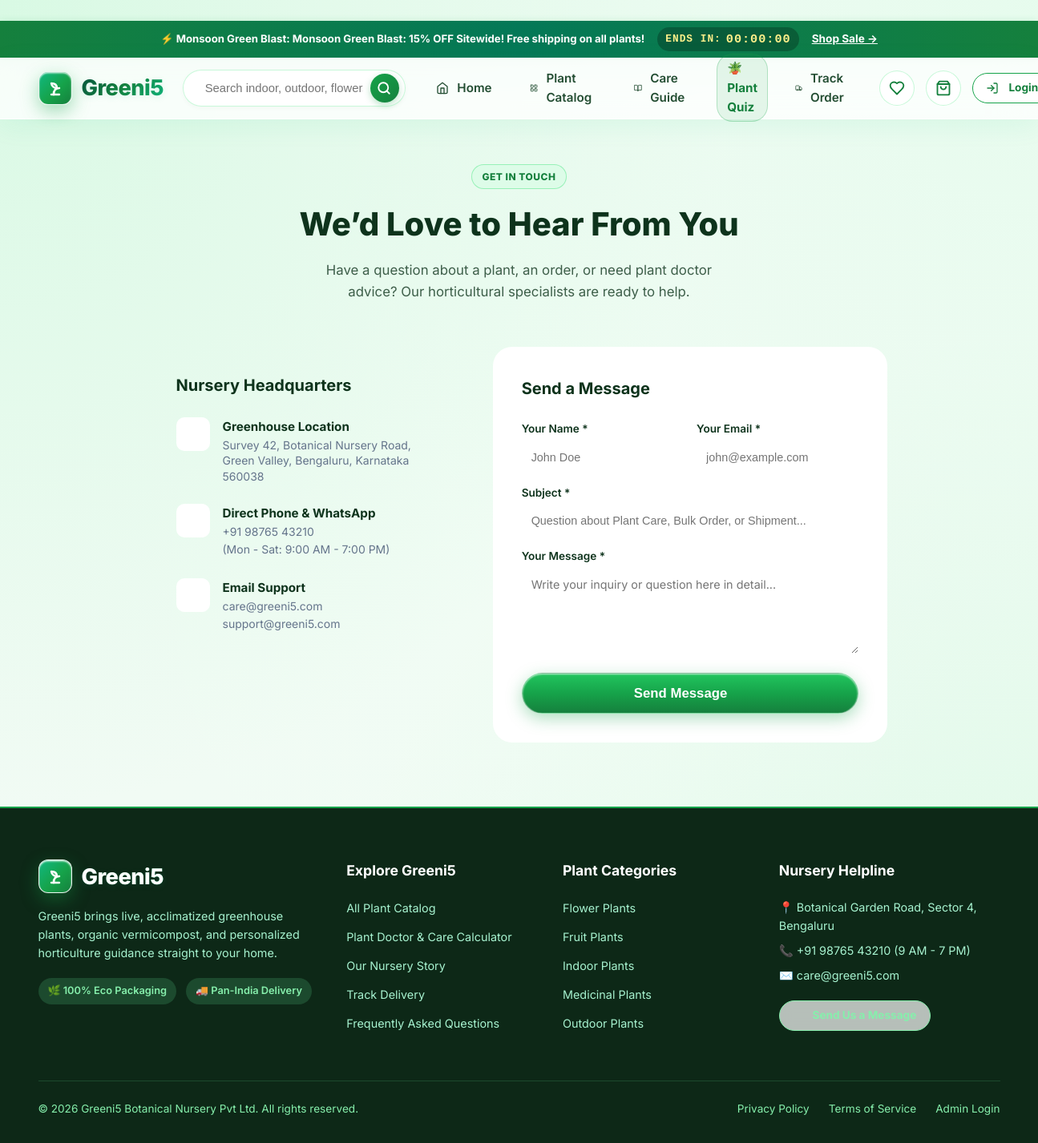
The app's page /contact with its own data.
### tables this page shows
CREATE TABLE flash_sales (
        id INTEGER PRIMARY KEY AUTOINCREMENT,
        title TEXT NOT NULL,
        discount_pct REAL NOT NULL,
        starts_at TIMESTAMP,
        ends_at TIMESTAMP NOT NULL,
        banner_text TEXT,
        is_active INTEGER DEFAULT 1,
        created_at TIMESTAMP DEFAULT CURRENT_TIMESTAMP
    );

CREATE TABLE categories (
    id INTEGER PRIMARY KEY AUTOINCREMENT,
    name TEXT NOT NULL UNIQUE,
    slug TEXT NOT NULL UNIQUE,
    description TEXT,
    icon TEXT,
    image_url TEXT
);

### app.py (the view, shortened to what this page needs)
@app.route('/contact', methods=['GET', 'POST'])
def contact():
    return render_template('contact.html')

### database.py (called while the page is built)
def get_db():
    db = getattr(g, '_database', None)
    if db is None:
        db = g._database = sqlite3.connect(DATABASE)
        db.row_factory = sqlite3.Row
        db.execute('PRAGMA foreign_keys = ON;')
    return db

def query_db(query, args=(), one=False):
    cur = get_db().execute(query, args)
    rv = cur.fetchall()
    cur.close()
    return (rv[0] if rv else None) if one else rv

### templates/contact.html (shortened to what this page needs)
﻿{% extends "base.html" %}
{% block content %}
<div class="container" style="padding-top: 3.5rem; padding-bottom: 5rem; max-width: 960px;">
  <div style="text-align: center; margin-bottom: 3.5rem;">
    <span class="badge badge-stock-in" style="margin-bottom: 0.75rem;">Get In Touch</span>
    <h1 style="font-size: 2.5rem; font-weight: 800; color: var(--text-main); margin-bottom: 0.75rem;">
      We’d Love to Hear From You
    </h1>
    <p style="color: var(--text-muted); font-size: 1.05rem; max-width: 540px; margin: 0 auto;">
      Have a question about a plant, an order, or need plant doctor advice? Our horticultural specialists are ready to help.
    </p>
  </div>
  <div style="display: grid; grid-template-columns: 1fr 1.3fr; gap: 3rem; align-items: start;">
    <div style="background: var(--bg-surface-alt); border: 1px solid var(--border); border-radius: var(--radius-lg); padding: 2rem;">
      <h3 style="font-size: 1.25rem; font-weight: 700; color: var(--text-main); margin-bottom: 1.5rem;">Nursery Headquarters</h3>
      <div style="display: flex; flex-direction: column; gap: 1.5rem;">
        <div style="display: flex; gap: 1rem;">
          <div style="width: 42px; height: 42px; border-radius: 10px; background: #ffffff; color: var(--primary); display: flex; align-items: center; justify-content: center; box-shadow: var(--shadow-sm); flex-shrink: 0;">
          </div>
          <div>
            <h4 style="font-size: 0.95rem; font-weight: 700;">Greenhouse Location</h4>
            <p style="font-size: 0.875rem; color: #64748b; line-height: 1.4;">Survey 42, Botanical Nursery Road, Green Valley, Bengaluru, Karnataka 560038</p>
          </div>
        </div>
        <div style="display: flex; gap: 1rem;">
          <div style="width: 42px; height: 42px; border-radius: 10px; background: #ffffff; color: var(--primary); display: flex; align-items: center; justify-content: center; box-shadow: var(--shadow-sm); flex-shrink: 0;">
          </div>
          <div>
            <h4 style="font-size: 0.95rem; font-weight: 700;">Direct Phone & WhatsApp</h4>
            <p style="font-size: 0.875rem; color: #64748b;">+91 98765 43210<br>(Mon - Sat: 9:00 AM - 7:00 PM)</p>
          </div>
        </div>
        <div style="display: flex; gap: 1rem;">
          <div style="width: 42px; height: 42px; border-radius: 10px; background: #ffffff; color: var(--primary); display: flex; align-items: center; justify-content: center; box-shadow: var(--shadow-sm); flex-shrink: 0;">
          </div>
          <div>
            <h4 style="font-size: 0.95rem; font-weight: 700;">Email Support</h4>
            <p style="font-size: 0.875rem; color: #64748b;">care@greeni5.com<br>support@greeni5.com</p>
          </div>
        </div>
      </div>
    </div>
    <div style="background: #ffffff; border: 1px solid var(--border); border-radius: var(--radius-lg); padding: 2.25rem; box-shadow: var(--shadow-sm);">
      <h3 style="font-size: 1.25rem; font-weight: 700; color: var(--text-main); margin-bottom: 1.5rem;">Send a Message</h3>
      <form action="{{ url_for('contact') }}" method="POST">
        <div style="display: grid; grid-template-columns: 1fr 1fr; gap: 1rem; margin-bottom: 1rem;">
          <div>
            <label style="display: block; font-size: 0.85rem; font-weight: 600; margin-bottom: 0.35rem;">Your Name *</label>
            <input type="text" name="name" required placeholder="John Doe" style="width: 100%; padding: 10px 12px; border: 1px solid var(--border); border-radius: 8px; font-size: 0.9rem;">
          </div>
          <div>
            <label style="display: block; font-size: 0.85rem; font-weight: 600; margin-bottom: 0.35rem;">Your Email *</label>
            <input type="email" name="email" required placeholder="john@example.com" style="width: 100%; padding: 10px 12px; border: 1px solid var(--border); border-radius: 8px; font-size: 0.9rem;">
          </div>
        </div>
        <div style="margin-bottom: 1rem;">
          <label style="display: block; font-size: 0.85rem; font-weight: 600; margin-bottom: 0.35rem;">Subject *</label>
          <input type="text" name="subject" required placeholder="Question about Plant Care, Bulk Order, or Shipment..." style="width: 100%; padding: 10px 12px; border: 1px solid var(--border); border-radius: 8px; font-size: 0.9rem;">
        </div>
        <div style="margin-bottom: 1.5rem;">
          <label style="display: block; font-size: 0.85rem; font-weight: 600; margin-bottom: 0.35rem;">Your Message *</label>
          <textarea name="message" rows="5" required placeholder="Write your inquiry or question here in detail..." style="width: 100%; padding: 10px 12px; border: 1px solid var(--border); border-radius: 8px; font-size: 0.9rem; font-family: inherit;"></textarea>
        </div>
        <button type="submit" class="btn btn-primary btn-lg btn-block">
          Send Message
        </button>
      </form>
    </div>
  </div>
</div>
{% endblock %}

### templates/base.html (shortened to what this page needs)
<!DOCTYPE html>
<html lang="en">
<head>
  <link rel="stylesheet" href="{{ url_for('static', filename='css/style.css') }}">
</head>
<body>
  {% if active_flash_sale %}
    <div class="top-notice-bar" style="background: linear-gradient(90deg, #15803d, #047857, #15803d); color: #ffffff; padding: 8px 1rem; font-weight: 700; display: flex; justify-content: center; align-items: center; gap: 1rem; flex-wrap: wrap;">
      <span>⚡ <strong>{{ active_flash_sale.title }}:</strong> {{ active_flash_sale.banner_text or (active_flash_sale.discount_pct ~ '% OFF Sitewide!') }}</span>
      <div style="background: rgba(0,0,0,0.25); padding: 3px 10px; border-radius: 20px; font-family: monospace; font-size: 0.95rem; letter-spacing: 1px; color: #fef08a; display: inline-flex; align-items: center; gap: 6px;">
        <span style="font-size: 0.8rem; text-transform: uppercase;">Ends In:</span>
        <span id="flash-sale-timer" data-endtime="{{ active_flash_sale.ends_at }}">00:00:00</span>
      </div>
      <a href="{{ url_for('catalog') }}" style="color: #ffffff; text-decoration: underline; font-size: 0.85rem;">Shop Sale &rarr;</a>
    </div>
  {% else %}
    <div class="top-notice-bar">
      <span>🌿 Nature Delivered Fresh • <span class="highlight">FREE Shipping</span> on orders over ₹999</span>
      <span>•</span>
      <span>7-Day Safe Replacement Guarantee</span>
    </div>
  {% endif %}
  <header class="main-header">
    <div class="container">
      <div class="nav-row">
        <a href="{{ url_for('index') }}" class="brand-logo">
          <div class="leaf-icon">
            <svg width="24" height="24" viewBox="0 0 24 24" fill="none" stroke="#ffffff" stroke-width="2.4" stroke-linecap="round" stroke-linejoin="round">
              <path d="M7 20h10"/>
              <path d="M10 20c0-4.4 2-8 7-8"/>
              <path d="M14 12c-3.5 0-6.5-2.5-7-6 4 0 7 2 7 6Z" fill="rgba(255,255,255,0.25)"/>
              <path d="M10 20v-3"/>
            </svg>
          </div>
          <span>Greeni5</span>
        </a>
        <div class="search-box-wrap">
          <form action="{{ url_for('catalog') }}" method="GET">
            <input type="text" name="search" placeholder="Search indoor, outdoor, flowers, medicinal..." value="{{ request.args.get('search', '') }}">
            <button type="submit" aria-label="Search">
              <svg width="18" height="18" viewBox="0 0 24 24" fill="none" stroke="#ffffff" stroke-width="2.5" stroke-linecap="round" stroke-linejoin="round">
                <circle cx="11" cy="11" r="8"></circle>
                <line x1="21" y1="21" x2="16.65" y2="16.65"></line>
              </svg>
            </button>
          </form>
        </div>
        <ul class="nav-links">
          <li>
            <a href="{{ url_for('index') }}" class="{{ 'active' if request.endpoint == 'index' else '' }}">
              <svg width="16" height="16" viewBox="0 0 24 24" fill="none" stroke="currentColor" stroke-width="2" stroke-linecap="round" stroke-linejoin="round" style="vertical-align: -2px; margin-right: 4px;"><path d="m3 9 9-7 9 7v11a2 2 0 0 1-2 2H5a2 2 0 0 1-2-2z"></path><polyline points="9 22 9 12 15 12 15 22"></polyline></svg> Home
            </a>
          </li>
          <li>
            <a href="{{ url_for('catalog') }}" class="{{ 'active' if request.endpoint == 'catalog' else '' }}">
              Plant Catalog
            </a>
          </li>
          <li>
            <a href="{{ url_for('care_tips') }}" class="{{ 'active' if request.endpoint == 'care_tips' else '' }}">
              <svg width="16" height="16" viewBox="0 0 24 24" fill="none" stroke="currentColor" stroke-width="2" stroke-linecap="round" stroke-linejoin="round" style="vertical-align: -2px; margin-right: 4px;"><path d="M2 3h6a4 4 0 0 1 4 4v14a3 3 0 0 0-3-3H2z"></path><path d="M22 3h-6a4 4 0 0 0-4 4v14a3 3 0 0 1 3-3h7z"></path></svg> Care Guide
            </a>
          </li>
          <li>
            <a href="{{ url_for('plant_quiz') }}" class="{{ 'active' if request.endpoint == 'plant_quiz' else '' }}" style="background: rgba(22, 163, 74, 0.1); border: 1px solid rgba(22, 163, 74, 0.25); border-radius: 20px; padding: 5px 12px; color: #15803d; font-weight: 700;">
              <span>🪴 Plant Quiz</span>
            </a>
          </li>
          <li>
            <a href="{{ url_for('track_lookup') }}" class="{{ 'active' if request.endpoint in ['track_lookup', 'order_tracking'] else '' }}">
              Track Order
            </a>
          </li>
        </ul>
        <div class="nav-actions">
          <a href="{{ url_for('catalog') }}#wishlist" class="icon-badge-btn" id="wishlist-nav-btn" title="Saved Plants / Wishlist">
            <svg width="20" height="20" viewBox="0 0 24 24" fill="none" stroke="#15803d" stroke-width="2.2" stroke-linecap="round" stroke-linejoin="round">
              <path d="M19 14c1.49-1.46 3-3.21 3-5.5A5.5 5.5 0 0 0 16.5 3c-1.76 0-3 .5-4.5 2-1.5-1.5-2.74-2-4.5-2A5.5 5.5 0 0 0 2 8.5c0 2.3 1.5 4.05 3 5.5l7 7Z"></path>
            </svg>
          </a>
          <a href="{{ url_for('cart') }}" class="icon-badge-btn" title="View Shopping Cart">
            <svg width="20" height="20" viewBox="0 0 24 24" fill="none" stroke="#15803d" stroke-width="2.2" stroke-linecap="round" stroke-linejoin="round">
              <path d="M6 2 3 6v14a2 2 0 0 0 2 2h14a2 2 0 0 0 2-2V6l-3-4Z"></path>
              <line x1="3" y1="6" x2="21" y2="6"></line>
              <path d="M16 10a4 4 0 0 1-8 0"></path>
            </svg>
          </a>
          {% if current_user %}
            <div class="user-menu-wrap">
              <button class="user-menu-btn" type="button">
                <svg width="18" height="18" viewBox="0 0 24 24" fill="none" stroke="currentColor" stroke-width="2" stroke-linecap="round" stroke-linejoin="round">
                  <path d="M19 21v-2a4 4 0 0 0-4-4H9a4 4 0 0 0-4 4v2"></path>
                  <circle cx="12" cy="7" r="4"></circle>
                </svg>
                <span>{{ current_user.name.split()[0] }}</span>
                <svg width="14" height="14" viewBox="0 0 24 24" fill="none" stroke="currentColor" stroke-width="2.5" stroke-linecap="round" stroke-linejoin="round">
                  <polyline points="6 9 12 15 18 9"></polyline>
                </svg>
              </button>
              <div class="dropdown-menu">
                {% if current_user.role == 'admin' %}
                  <a href="{{ url_for('admin_dashboard') }}"><i data-lucide="layout-dashboard" style="width: 16px;"></i> Admin Portal</a>
                {% endif %}
                <a href="{{ url_for('dashboard') }}"><i data-lucide="user-check" style="width: 16px;"></i> My Dashboard</a>
                <a href="{{ url_for('dashboard') }}#orders"><i data-lucide="package" style="width: 16px;"></i> Order History</a>
                <hr style="border: 0; border-top: 1px solid var(--border); margin: 4px 0;">
                <a href="{{ url_for('logout') }}" style="color: #dc2626;"><i data-lucide="log-out" style="width: 16px;"></i> Logout</a>
              </div>
            </div>
          {% else %}
            <a href="{{ url_for('login') }}" class="btn btn-outline btn-sm">
              Login
            </a>
          {% endif %}
        </div>
      </div>
    </div>
  </header>
  <main style="flex: 1;">
    {% block content %}{% endblock %}
  </main>
  <footer class="main-footer">
    <div class="container">
      <div class="footer-grid">
        <div class="footer-col">
          <div class="brand-logo" style="color: #ffffff; margin-bottom: 1rem;">
            <div class="leaf-icon">
              <svg width="24" height="24" viewBox="0 0 24 24" fill="none" stroke="#ffffff" stroke-width="2.4" stroke-linecap="round" stroke-linejoin="round">
                <path d="M7 20h10"/>
                <path d="M10 20c0-4.4 2-8 7-8"/>
                <path d="M14 12c-3.5 0-6.5-2.5-7-6 4 0 7 2 7 6Z" fill="rgba(255,255,255,0.25)"/>
                <path d="M10 20v-3"/>
              </svg>
            </div>
            <span style="color: #ffffff; -webkit-text-fill-color: #ffffff;">Greeni5</span>
          </div>
          <p style="color: #a7f3d0; font-size: 0.9rem; margin-bottom: 1.25rem;">
            Greeni5 brings live, acclimatized greenhouse plants, organic vermicompost, and personalized horticulture guidance straight to your home.
          </p>
          <div style="display: flex; gap: 0.75rem;">
            <span style="background: #1c4a2e; color: #86efac; padding: 6px 12px; border-radius: 20px; font-size: 0.8rem; font-weight: 600;">🌿 100% Eco Packaging</span>
            <span style="background: #1c4a2e; color: #86efac; padding: 6px 12px; border-radius: 20px; font-size: 0.8rem; font-weight: 600;">🚚 Pan-India Delivery</span>
          </div>
        </div>
        <div class="footer-col">
          <h4>Explore Greeni5</h4>
          <ul class="footer-links">
            <li><a href="{{ url_for('catalog') }}">All Plant Catalog</a></li>
            <li><a href="{{ url_for('care_tips') }}">Plant Doctor & Care Calculator</a></li>
            <li><a href="{{ url_for('about') }}">Our Nursery Story</a></li>
            <li><a href="{{ url_for('track_lookup') }}">Track Delivery</a></li>
            <li><a href="{{ url_for('faq') }}">Frequently Asked Questions</a></li>
          </ul>
        </div>
        <div class="footer-col">
          <h4>Plant Categories</h4>
          <ul class="footer-links">
            {% for cat in nav_categories %}
              <li><a href="{{ url_for('catalog', category=cat.slug) }}">{{ cat.name }}</a></li>
            {% endfor %}
          </ul>
        </div>
        <div class="footer-col">
          <h4>Nursery Helpline</h4>
          <p style="color: #a7f3d0; font-size: 0.9rem; margin-bottom: 0.5rem;">📍 Botanical Garden Road, Sector 4, Bengaluru</p>
          <p style="color: #a7f3d0; font-size: 0.9rem; margin-bottom: 0.5rem;">📞 +91 98765 43210 (9 AM - 7 PM)</p>
          <p style="color: #a7f3d0; font-size: 0.9rem; margin-bottom: 1.25rem;">✉️ care@greeni5.com</p>
          <a href="{{ url_for('contact') }}" class="btn btn-outline btn-sm" style="border-color: #86efac; color: #86efac;">
          </a>
        </div>
      </div>
      <div class="footer-bottom">
        <p>&copy; {{ now_year }} Greeni5 Botanical Nursery Pvt Ltd. All rights reserved.</p>
        <div style="display: flex; gap: 1.5rem;">
          <a href="{{ url_for('about') }}">Privacy Policy</a>
          <a href="{{ url_for('faq') }}">Terms of Service</a>
          <a href="{{ url_for('login') }}">Admin Login</a>
        </div>
      </div>
    </div>
  </footer>
</body>
</html>

### records on screen
flash_sales: title "Monsoon Green Blast", banner_text "Monsoon Green Blast: 15% OFF Sitewide! Free shipping on all plants!"
categories: name "Flower Plants"
categories: name "Fruit Plants"
categories: name "Indoor Plants"
categories: name "Medicinal Plants"
categories: name "Outdoor Plants"
